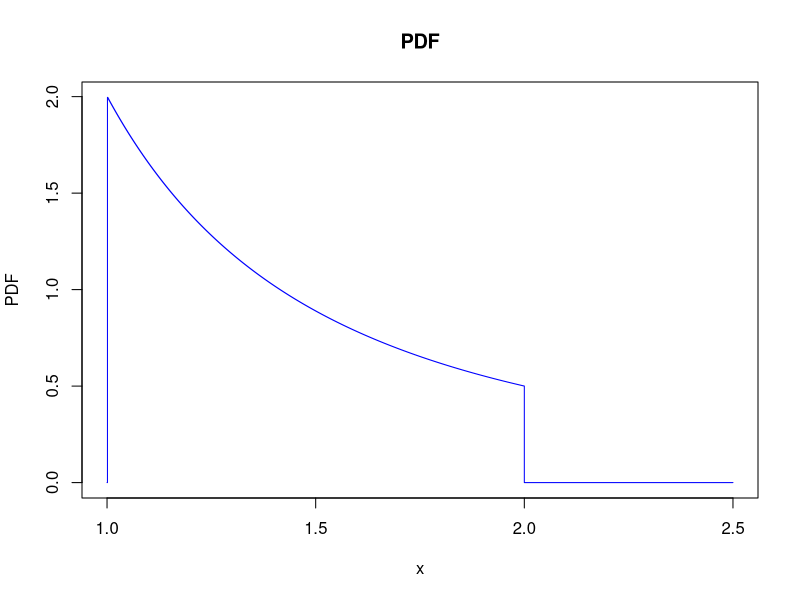
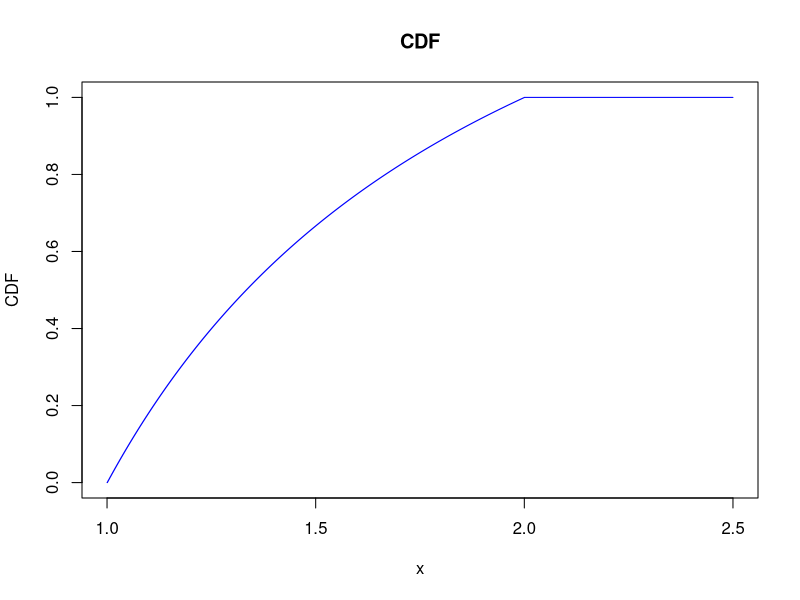
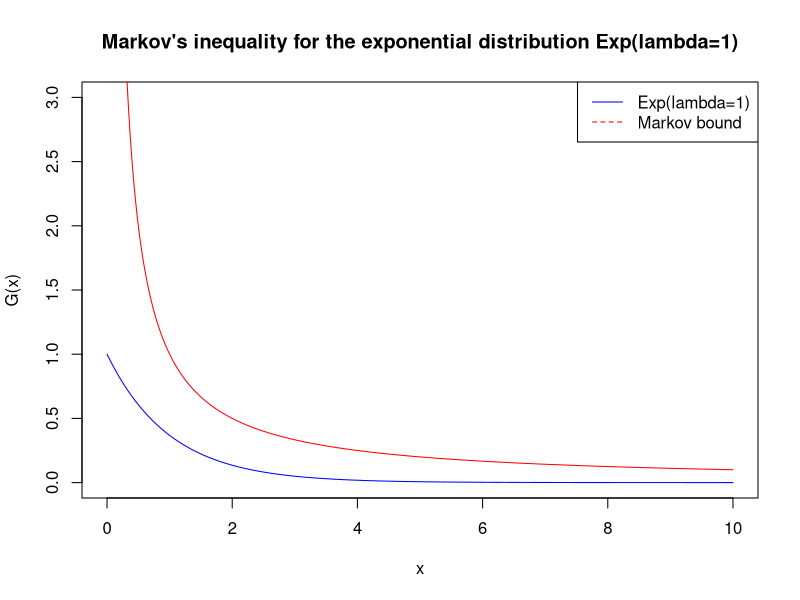
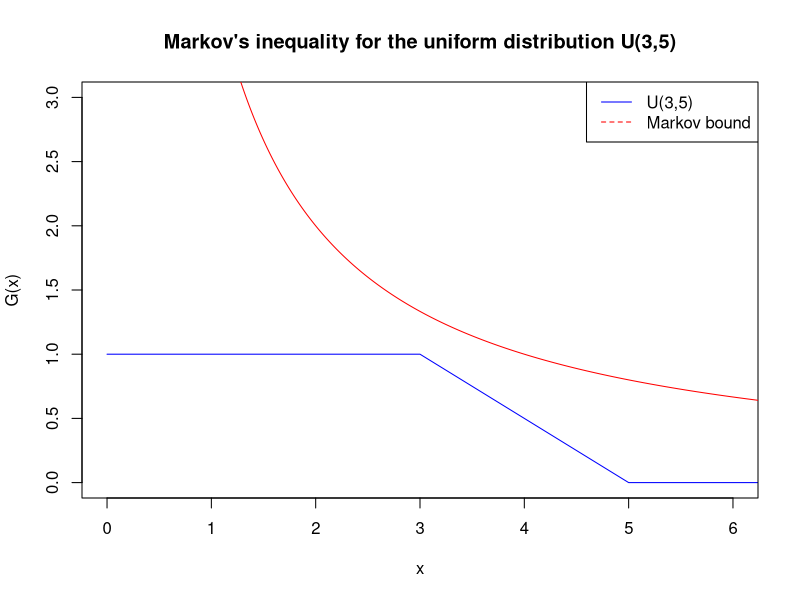
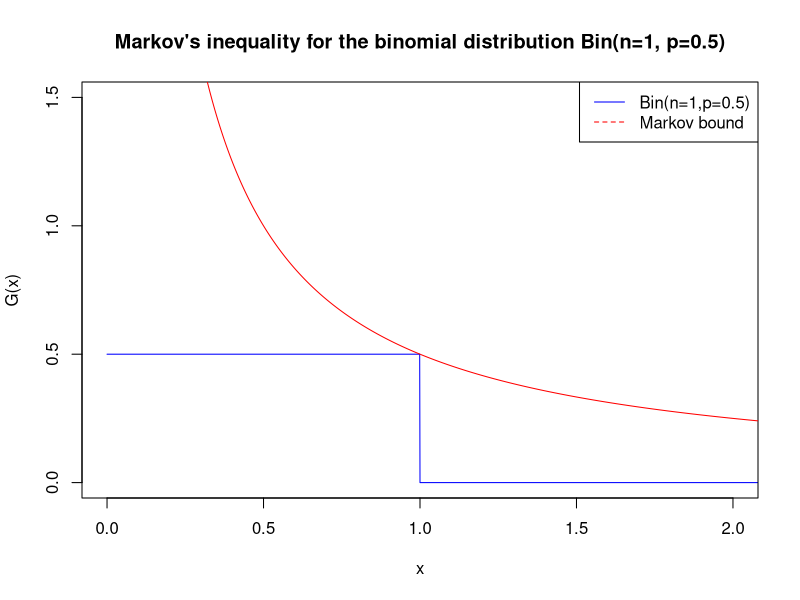
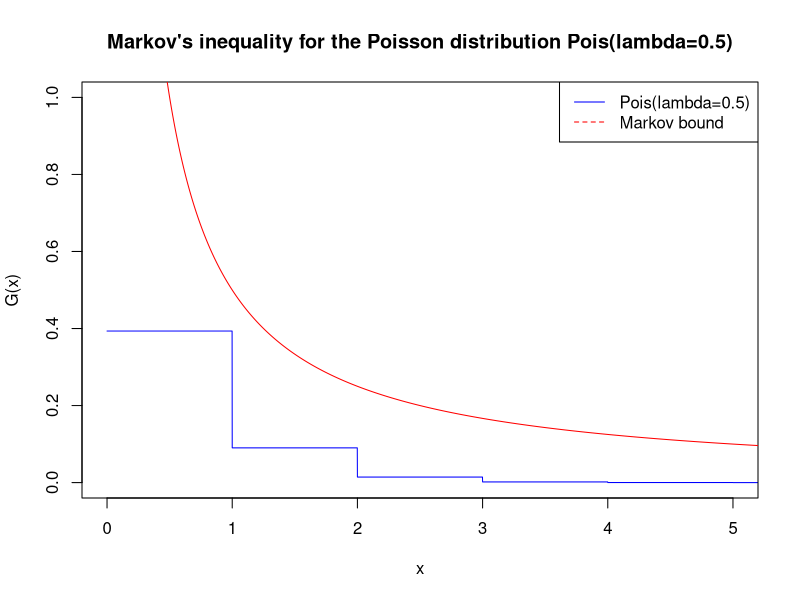
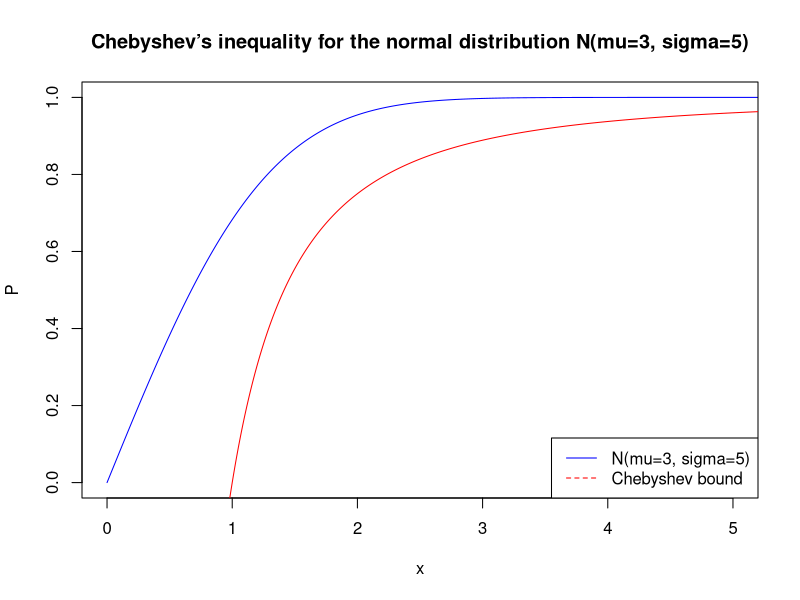
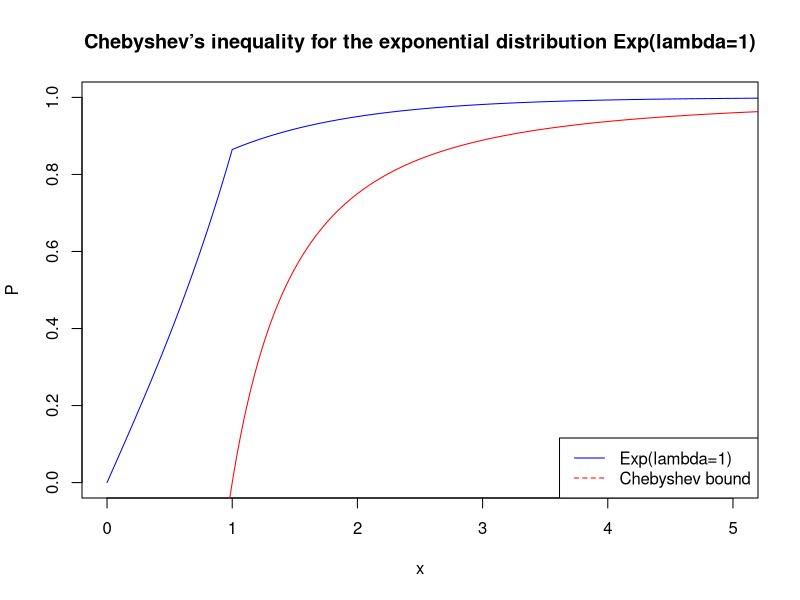

Here is the R script that generated these plots, in order:
## ---- chunk 1
knitr::opts_chunk$set(echo = TRUE)
## ---- chunk 2
one_over_c <- integrate(function(t) {(t-1)*(2-t)}, lower=1, upper=2)
one_over_c$value^(-1)
## ---- chunk 3
pdf_f <- function(t) { func <- ifelse(t>1 & t<2, 6*(t-1)*(2-t), 0) 
  return(func)
}

cdf_f <- function(t) { func <- ifelse(t<1, 0, 
                                      ifelse(t<=2, 9*t^2 - 2*t^3 - 12*t + 5,
                                             1)) 
  return(func) 
}

# the CDF is not easily invertible, so I use the acceptance/rejection method
r_f <- function(x) {
  a <- 1
  b <- 2
  n <- 10000
  udist1 <- runif(n, a, b)
  udist2 <- runif(n, 0, 1)
  f.max <- 1.5
  y <- ifelse(udist2 * f_max < pdf_f(udist1), udist1, NA)
  y.clean <- y[!is.na(y)]
  return(y.clean[1:x])
}

q_f <- function(p) {
  cdf_values <- cdf_f(seq(1,2,0.001))
  x <- max(cdf_values[cdf_values<p])
  return(x)
}
## ---- chunk 4
more75 <- 1-cdf_f(1.25) # 75 minutes = 1.25 hours
paste("The probability that the student will finish the aptitude test in more than 75 minutes is", more75)

# my guess is that the exercise asks for the time *between* 90 and 120 minutes
betw90and120 <- cdf_f(2)-cdf_f(1.5)
paste("The probability that the student will finish the aptitude test in 90 minutes is", betw90and120)
## ---- chunk 5
pdf_f <- function(t) { func <- ifelse(t>1 & t<2, 2/(x^2), 0) 
  return(func)
}

cdf_f <- function(t) { func <- ifelse(t<1, 0, 
                                      ifelse(t<=2, 2 - 2/t,
                                             1)) 
  return(func) 
}

r_f <- function(n) {
  u1 <- runif(n, 0, 1)
  inv_cdf <- 2/(2-u1)
  return(inv_cdf[1:n])
}

q_f <- function(p) {
  cdf_values <- cdf_f(seq(1,2,0.001))
  x <- max(cdf_values[cdf_values<p])
  return(x)
}

x <- seq(1,2.5,0.001)
plot(x, pdf_f(x),
     xlab = "x",
     ylab = "PDF",
     type = "s",
     col = "blue",
     main = "PDF")

plot(x, cdf_f(x),
     xlab = "x",
     ylab = "CDF",
     type = "s",
     col = "blue",
     main = "CDF")
## ---- chunk 6
less15000 <- cdf_f(1.5)
paste("The probability that the tires will last less than 15000 km is", less15000)
## ---- chunk 7
samples <- r_f(3000)
m <- mean(samples)
v <- mean(samples^2)-m^2
paste("The mean is", m, "and the variance is", v)
## ---- chunk 8
library(ggplot2)

G_exp <- function(x) {
  return(1-pexp(x))
}

Markov_exp <- function(x) {
  return(1/x)
}

x <- seq(0,10,0.001)

plot(x, G_exp(x), 
     type='l', 
     main="Markov's inequality for the exponential distribution Exp(lambda=1)",
     xlab="x", 
     ylab="G(x)", 
     xlim = c(0,10), 
     ylim=c(0,3), 
     col = "blue")

lines(x, Markov_exp(x), 
      col = "red")

legend("topright", 
       legend=c("Exp(lambda=1)", "Markov bound"),
       col=c("blue", "red"), 
       lty=1:2)
## ---- chunk 9
G_unif <- function(x) {
  return(1-punif(x,3,5))
}

Markov_unif <- function(x) {
  return(4/x)
}

x <- seq(0,10,0.001)

plot(x, G_unif(x), 
     type='l', 
     main="Markov's inequality for the uniform distribution U(3,5)",
     xlab="x", 
     ylab="G(x)", 
     xlim = c(0,6), 
     ylim=c(0,3), 
     col = "blue")

lines(x, Markov_unif(x), 
      col = "red")

legend("topright", 
       legend=c("U(3,5)", "Markov bound"),
       col=c("blue", "red"), 
       lty=1:2)
## ---- chunk 10
G_binom <- function(x) {
  return(1-pbinom(x,1,0.5))
}

Markov_binom <- function(x) {
  return(0.5/x)
}

x <- seq(0,10,0.001)

plot(x, G_binom(x), 
     type='l', 
     main="Markov's inequality for the binomial distribution Bin(n=1, p=0.5)",
     xlab="x", 
     ylab="G(x)", 
     xlim = c(0,2), 
     ylim=c(0,1.5), 
     col = "blue")

lines(x, Markov_binom(x), 
      col = "red")

legend("topright", 
       legend=c("Bin(n=1,p=0.5)", "Markov bound"),
       col=c("blue", "red"), 
       lty=1:2)
## ---- chunk 11
G_pois<- function(x) {
  return(1-ppois(x,0.5))
}

Markov_pois <- function(x) {
  return(0.5/x)
}

x <- seq(0,10,0.001)

plot(x, G_pois(x), 
     type='l', 
     main="Markov's inequality for the Poisson distribution Pois(lambda=0.5)",
     xlab="x", 
     ylab="G(x)", 
     xlim = c(0,5), 
     ylim=c(0,1), 
     col = "blue")

lines(x, Markov_pois(x), 
      col = "red")

legend("topright", 
       legend=c("Pois(lambda=0.5)", "Markov bound"),
       col=c("blue", "red"), 
       lty=1:2)
## ---- chunk 12
chebyshev <- function(x) {
  return (1-(1/x^2))
}
## ---- chunk 13
# mu = 3
# sigma = 5
g <- function(x) {
  return(pnorm((5*x+3),3,5)-pnorm(3-5*x,3,5))
}

x <- seq(0,10,0.001)

plot(x, g(x), 
     type='l', 
     main="Chebyshev’s inequality for the normal distribution N(mu=3, sigma=5)",
     xlab="x", 
     ylab="P", 
     xlim = c(0,5), 
     ylim=c(0,1), 
     col = "blue")

lines(x, chebyshev(x), 
      col = "red")

legend("bottomright", 
       legend=c("N(mu=3, sigma=5)", "Chebyshev bound"),
       col=c("blue", "red"), 
       lty=1:2)
## ---- chunk 14
# mu = 1/lambda
# sigma = 1/lambda^2
e <- function(x) {
  return(pexp(1+x)-pexp(1-x))
}

x <- seq(0,10,0.001)

plot(x, e(x), 
     type='l', 
     main="Chebyshev’s inequality for the exponential distribution Exp(lambda=1)",
     xlab="x", 
     ylab="P", 
     xlim = c(0,5), 
     ylim=c(0,1), 
     col = "blue")

lines(x, chebyshev(x), 
      col = "red")

legend("bottomright", 
       legend=c("Exp(lambda=1)", "Chebyshev bound"),
       col=c("blue", "red"), 
       lty=1:2)
## ---- chunk 15
# mu = 0
# sigma = (b^2+a^2-ab)/3 = 5/3
u <- function(x) {
  return(punif(x*5/3,1-2^(1/2),1+2^(1/2))-punif(-x*5/3,1-2^(1-2),1+2^(1/2)))
}

x <- seq(0,10,0.001)

plot(x, u(x), 
     type='l', 
     main="Chebyshev’s inequality for the uniform distribution U(1-sqrt(2),1+sqrt(2))",
     xlab="x", 
     ylab="P", 
     xlim = c(0,5), 
     ylim=c(0,1), 
     col = "blue")

lines(x, chebyshev(x), 
      col = "red")

legend("bottomright", 
       legend=c("U(1-sqrt(2),1+sqrt(2))", "Chebyshev bound"),
       col=c("blue", "red"), 
       lty=1:2)
## ---- chunk 16
# mu = 1/lambda
# sigma = 1/lambda
p <- function(x) {
  return(ppois(x*3+3,1/3)-ppois(3-x*3,1/3))
}

x <- seq(0,10,0.001)

plot(x, p(x), 
     type='l', 
     main="Chebyshev’s inequality for the Poisson distribution Pois(lambda=1/3)",
     xlab="x", 
     ylab="P", 
     xlim = c(0,5), 
     ylim=c(0,1), 
     col = "blue")

lines(x, chebyshev(x), 
      col = "red")

legend("bottomright", 
       legend=c("Poiss(lambda=1/3)", "Chebyshev bound"),
       col=c("blue", "red"), 
       lty=1:2)
